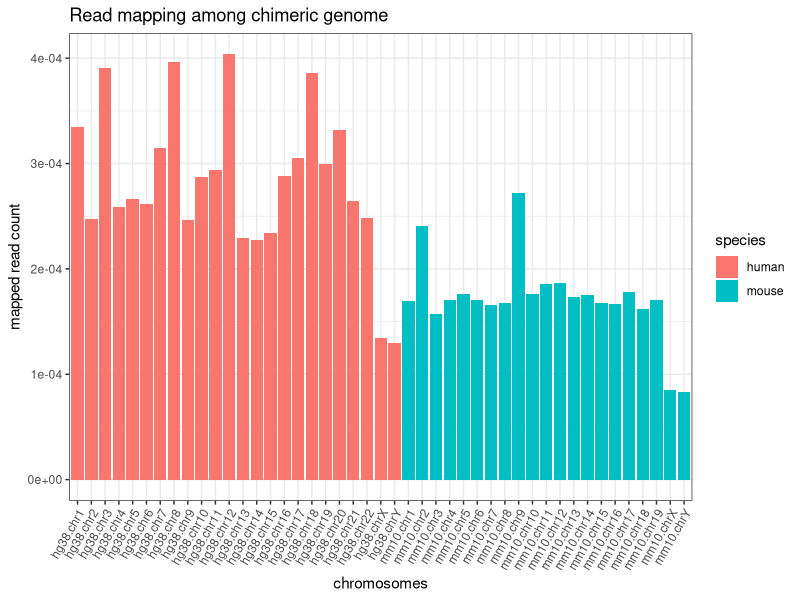
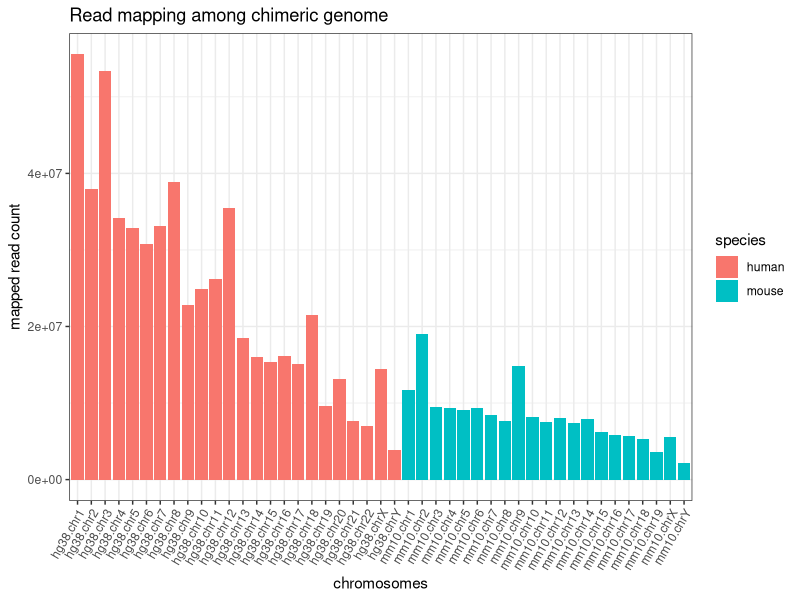
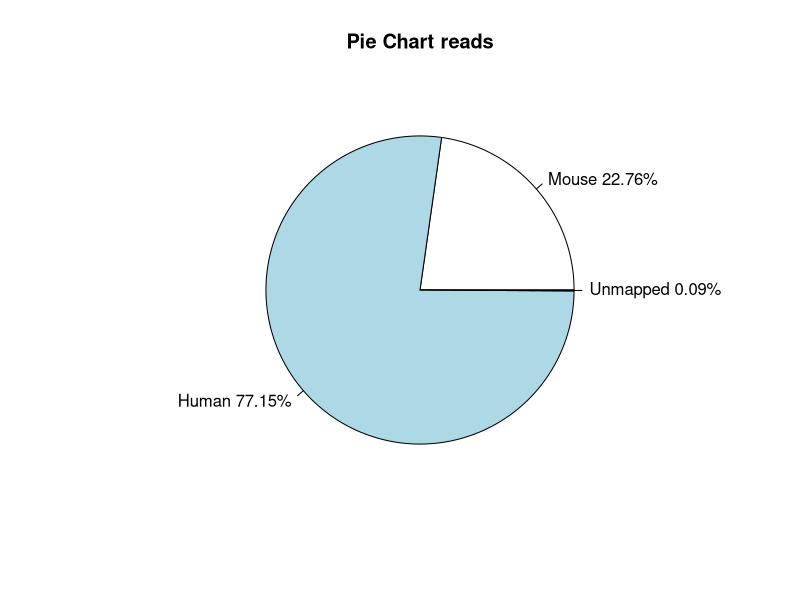
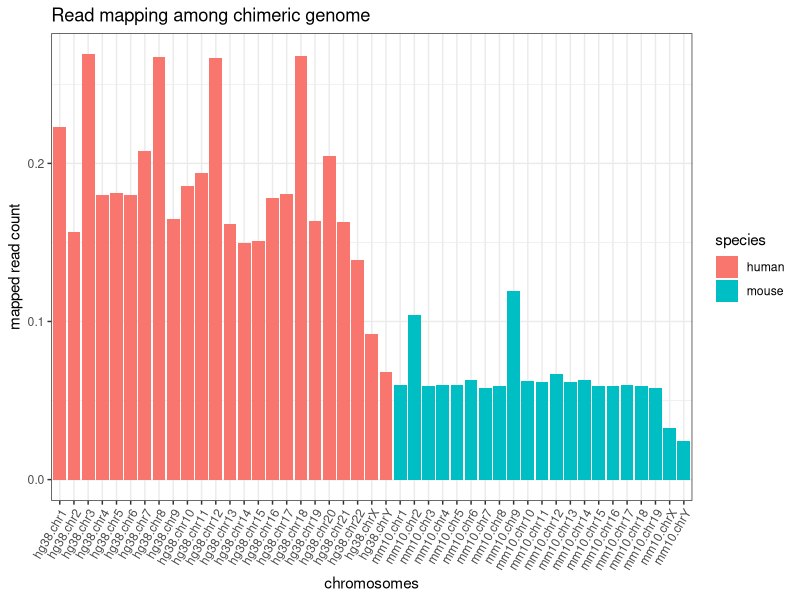

Source code (R) for these figures, in order:
library(ggplot2)

chr.count = read.table("16C-1_S101_L008_R1_001.fastq.gz_per_chro_read_count.txt",head=F)


chr.count.purified = chr.count[c(1:47),]



chr.count.purified$species = c( rep("mouse",22), rep("human",25) )

chr.count.purified = chr.count.purified[-c(20,47),]

chr.levels = c(
  paste("hg38.chr",c(1:22,"X","Y"),sep=""),
  paste("mm10.chr",c(1:22,"X","Y"),sep="")
)

# chr.count.purified 
# has un normalized read count


### generate un normalized bar plot.


p.unnormalized = ggplot(data=chr.count.purified, aes(x=factor(V1,levels = chr.levels), y=V3, fill = species)) +
  geom_bar(stat="identity", position=position_dodge()) + theme_bw() + 
  ylab("mapped read count") + xlab("chromosomes")+ ggtitle("Read mapping among chimeric genome")+
  theme(axis.text.x = element_text(angle = 60, hjust = 1))

ggsave(p.unnormalized,filename = "read_count_bar.unnormalized.pdf",width = 10,height=5)


### generate pie chart

# Pie Chart with Percentages, shows human and mouse and unmapped

slices= c(
 sum(  chr.count.purified$V3[substr(chr.count.purified$V1,1,4)=="mm10"]  ), # sum of mm10
 sum(  chr.count.purified$V3[substr(chr.count.purified$V1,1,4)=="hg38"]  ), # sum of hg38
 chr.count[218,4]
 )

lbls <- c("Mouse", "Human", "Unmapped")
pct <- round(slices/sum(slices)*100, digits=2)
lbls <- paste(lbls, pct) # add percents to labels 
lbls <- paste(lbls,"%",sep="") # ad % to labels 

pdf(file = "pie.chart.pdf",width = 8, height = 5)

pie(slices,labels = lbls,
    main="Pie Chart reads")

dev.off()



##### normalized read count bar plot

hg38.sizes = read.table("hg38.sizes.txt")
hg38.sizes.purified = hg38.sizes[c(1:24),]
hg38.sizes.purified$V1 = paste("hg38.",as.character(hg38.sizes.purified$V1),sep="")

mm10.sizes = read.table("mm10.sizes.txt")
mm10.sizes.purified = mm10.sizes[c(1:21),]
mm10.sizes.purified$V1 = paste("mm10.",as.character(mm10.sizes.purified$V1),sep="")



chro.size.label = NULL
chro.size = NULL

chro.size.label[match(hg38.sizes.purified$V1,as.character(chr.count.purified$V1))] = 
  hg38.sizes.purified$V1
chro.size.label[match(mm10.sizes.purified$V1,as.character(chr.count.purified$V1))] = 
  mm10.sizes.purified$V1


chro.size[match(hg38.sizes.purified$V1,as.character(chr.count.purified$V1))] = 
  hg38.sizes.purified$V2
chro.size[match(mm10.sizes.purified$V1,as.character(chr.count.purified$V1))] = 
  mm10.sizes.purified$V2

chr.count.purified$chr_size = chro.size

chr.count.purified$normalized_read_count = 
  chr.count.purified$V3/chr.count.purified$chr_size

p.Normalized = ggplot(data=chr.count.purified, aes(x=factor(V1,levels = chr.levels), y=normalized_read_count, fill = species)) +
  geom_bar(stat="identity", position=position_dodge()) + theme_bw() + 
  ylab("mapped read count") + xlab("chromosomes")+ ggtitle("Read mapping among chimeric genome")+
  theme(axis.text.x = element_text(angle = 60, hjust = 1))

ggsave(p.Normalized, filename = "read_count_bar.Normalized.pdf",width = 10,height=5)


#### bar plot with unique mapped reads

write.table(chro.size.label,file = "chr.names.txt",quote=F,row.names = F,col.names = F)

unique.read = read.table("unique_count.txt")

colnames(unique.read) = c("chrname1","uniq1")

chr.count.purified.unique = cbind(chr.count.purified,unique.read)

chr.count.purified.unique$unique_norm = chr.count.purified.unique[,9]/chr.count.purified.unique[,2]


p.Normalized.unique = ggplot(data=chr.count.purified.unique, aes(x=factor(V1,levels = chr.levels), y=unique_norm, fill = species)) +
  geom_bar(stat="identity", position=position_dodge()) + theme_bw() + 
  ylab("mapped read count") + xlab("chromosomes")+ ggtitle("Read mapping among chimeric genome")+
  theme(axis.text.x = element_text(angle = 60, hjust = 1))
p.Normalized.unique
